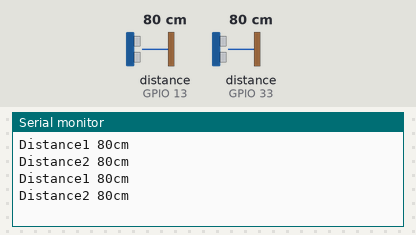
Recording of a sketch running on a simulated ESP32. Parts: the last lines printed to the serial monitor. Wiring (inferred from the names in the program): 2 × ultrasonic range finder: trigger GPIO 14, echo GPIO 13 / trigger GPIO 26, echo GPIO 33. The inputs (shaded band) are chosen by the test bench; at power-on: distance to the obstacle (sensors on GPIO 13, GPIO 33) 80 cm. The echo pulse lasts 58.3 µs per cm.

Above: at 1.8 s.
1.9 s: distance to the obstacle (sensor on GPIO 13) set to 2 cm
At 2.5 s:
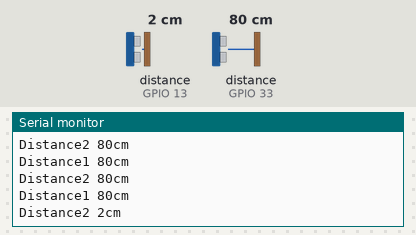
3.4 s: distance to the obstacle (sensor on GPIO 33) set to 2 cm
At 4.7 s:
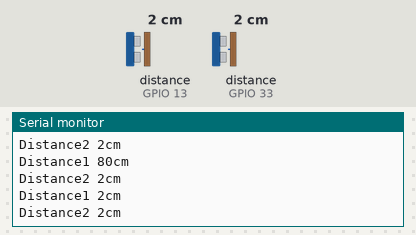
4.9 s: distance to the obstacle (sensor on GPIO 13) set to 4 cm
At 5.8 s:
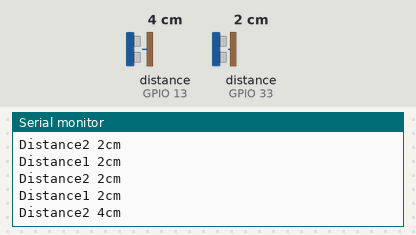
6.4 s: distance to the obstacle (sensor on GPIO 33) set to 4 cm
At 7.8 s:
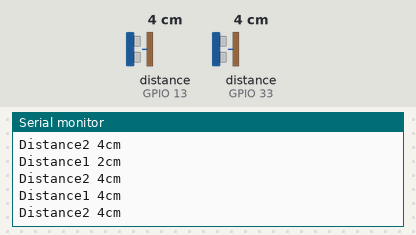
Timing chart, 0 to 8.9 s (numbered marks = the images above; inputs shaded):
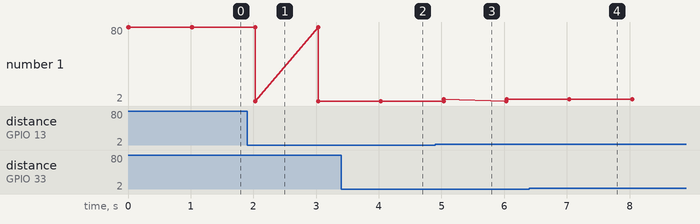

Measured:
- after the input at 1.9 s, the serial monitor: prints a new line after 0.13 s (image 1)
- after the input at 3.4 s, the serial monitor: prints a new line after 0.63 s (image 2)
- after the input at 4.9 s, the serial monitor: prints a new line after 0.14 s (image 3)
- after the input at 6.4 s, the serial monitor: prints a new line after 0.64 s (image 4)
- plotted number 1: 2 → 4 after the input at 4.9 s

The sketch:

jsn-sr04t.ino
```cpp
#define TRIG1 26 // Module pins
#define ECHO1 33
#define TRIG2 14 // Module pins
#define ECHO2 13

void setup() {
  Serial.begin(115200);   // Serial monitoring
  pinMode(TRIG1, OUTPUT); // Initializing Trigger Output and Echo Input
  pinMode(ECHO1, INPUT_PULLUP);
  pinMode(TRIG2, OUTPUT); // Initializing Trigger Output and Echo Input
  pinMode(ECHO2, INPUT_PULLUP);
}

void loop() {
  digitalWrite(TRIG1, LOW); // Set the trigger pin to low for 2uS
  delayMicroseconds(2);
  digitalWrite(TRIG1, HIGH); // Send a 10uS high to trigger ranging
  delayMicroseconds(20);
  digitalWrite(TRIG1, LOW);                    // Send pin low again
  int distance1 = pulseIn(ECHO1, HIGH, 26000); // Read in times pulse
  distance1 = distance1 / 58; // Convert the pulse duration to distance
  // You can add other math functions to calibrate it well
  Serial.print("Distance1 ");
  Serial.print(distance1);
  Serial.println("cm");

  digitalWrite(TRIG2, LOW); // Set the trigger pin to low for 2uS
  delayMicroseconds(2);
  digitalWrite(TRIG2, HIGH); // Send a 10uS high to trigger ranging
  delayMicroseconds(20);
  digitalWrite(TRIG2, LOW);                    // Send pin low again
  int distance2 = pulseIn(ECHO2, HIGH, 26000); // Read in times pulse
  distance2 = distance2 / 58; // Convert the pulse duration to distance
  // You can add other math functions to calibrate it well
  Serial.print("Distance2 ");
  Serial.print(distance2);
  Serial.println("cm");
  delay(1000);
}
```
